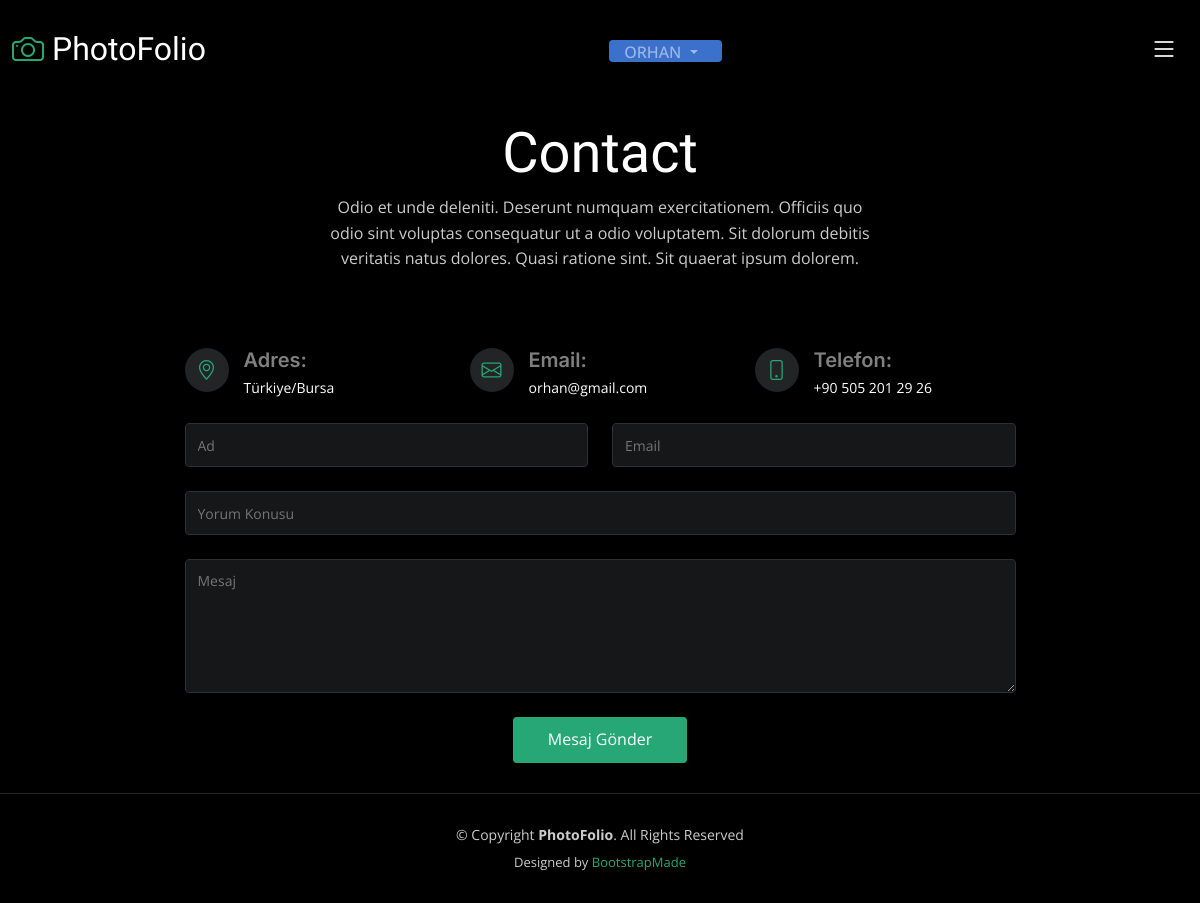
The page /contact/ (signed in) on the database its author committed.
### appUser/models.py (models this page shows, shortened)
class Profil(models.Model):
    user = models.ForeignKey(User, verbose_name=("Kullanıcı"), on_delete=models.CASCADE)
    birthday = models.DateField(("Doğum Yılı"), auto_now_add=False, null= True)
    age = models.IntegerField(("Yaş"), default=0)
    website = models.URLField(("Website"), max_length=200, default='-')
    degree = models.CharField(("Tahsil"), max_length=50, default='-')
    phone = models.CharField(("Telefon Numarası"), max_length=50, default='-')
    email = models.CharField(("Email"), max_length=50, default='-')
    city = models.CharField(("Yaşadığınız Yer"), max_length=50, default='-')
    job = models.CharField(("İş"), max_length=50, default='-')
    text = models.TextField(("Hakkımda"), max_length=1000, default='-')
    image = models.ImageField(("Profil Resmi"), upload_to='', default='img7.jfif')

### appMy/views.py (the view, shortened to what this page needs)
# urls.py: path('contact/', contact , name='contact'),
def contact(request):
    ctagorys = Category.objects.all()
    user = User.objects.get(username = request.user)
    profils = Profil.objects.get(user = user)
    contact = {
        'ctagorys':ctagorys,
        'profils':profils,
    }
    return render(request, 'contact.html', contact)

### appMy/templates/contact.html (shortened to what this page needs)
{% extends 'base.html' %}
{% load static %}
{% block body %}
  <main id="main" data-aos="fade" data-aos-delay="1500">
    <div class="page-header d-flex align-items-center">
      <div class="container position-relative">
        <div class="row d-flex justify-content-center">
          <div class="col-lg-6 text-center">
            <h2>Contact</h2>
            <p>Odio et unde deleniti. Deserunt numquam exercitationem. Officiis quo odio sint voluptas consequatur ut a odio voluptatem. Sit dolorum debitis veritatis natus dolores. Quasi ratione sint. Sit quaerat ipsum dolorem.</p>
          </div>
        </div>
      </div>
    </div>
    <section id="contact" class="contact">
      <div class="container">
        <div class="row gy-4 justify-content-center">
          <div class="col-lg-3">
            <div class="info-item d-flex">
              <i class="bi bi-geo-alt flex-shrink-0"></i>
              <div>
                <h4>Adres:</h4>
                <p>{{ profils.city }}</p>
              </div>
            </div>
          </div>
          <div class="col-lg-3">
            <div class="info-item d-flex">
              <i class="bi bi-envelope flex-shrink-0"></i>
              <div>
                <h4>Email:</h4>
                <p>{{ profils.email }}</p>
              </div>
            </div>
          </div>
          <div class="col-lg-3">
            <div class="info-item d-flex">
              <i class="bi bi-phone flex-shrink-0"></i>
              <div>
                <h4>Telefon:</h4>
                <p>+90 {{ profils.phone }}</p>
              </div>
            </div>
          </div>
        </div>
        <div class="row justify-content-center mt-4">
          <div class="col-lg-9">
            <form  method="POST" role="form" class="php-email-form">
              <div class="row">
                <div class="col-md-6 form-group">
                  <input type="text" name="name" class="form-control" id="name" placeholder="Ad" required>
                </div>
                <div class="col-md-6 form-group mt-3 mt-md-0">
                  <input type="email" class="form-control" name="email" id="email" placeholder="Email" required>
                </div>
              </div>
              <div class="form-group mt-3">
                <input type="text" class="form-control" name="subject" id="subject" placeholder="Yorum Konusu" required>
              </div>
              <div class="form-group mt-3">
                <textarea class="form-control" name="message" rows="5" placeholder="Mesaj" required></textarea>
              </div>
              <div class="text-center"><button type="submit">Mesaj Gönder</button></div>
            </form>
          </div>
        </div>
      </div>
    </section>
  </main>
  {% endblock body %}

### appMy/templates/part/_header.html (shortened to what this page needs)
  <header id="header" class="header d-flex align-items-center fixed-top">
    <div class="container-fluid d-flex align-items-center justify-content-between">
      <a href="{% url 'index' %}" class="logo d-flex align-items-center  me-auto me-lg-0">
        <i class="bi bi-camera"></i>
        <h1>PhotoFolio</h1>
      </a>
      <div class="header-social-links">
        {% if request.user.is_authenticated %}
        <div class="dropdown ">
          <a  class="btn btn-secondary bg-primary dropdown-toggle" href="#" role="button" data-bs-toggle="dropdown" aria-expanded="false">
            {{ request.user.username }}
          </a>
        </div>
        {% else %}
        <a href="{% url 'loginUser' %}" class="btn btn-primary text-white p-3">Giriş Yap</a>
        <a href="{% url 'registerUser' %}" class="btn btn-primary text-white p-3 ms-2">Kayıt Ol</a>
        {% endif %}
      </div>
      <i class="mobile-nav-toggle mobile-nav-show bi bi-list"></i>
    </div>
  </header>

### appMy/static/css/main.css (style rules this page uses)
:root { --font-default: "Open Sans", system-ui, -apple-system, "Segoe UI", Roboto, "Helvetica Neue", Arial, "Noto Sans", "Liberation Sans", sans-serif, "Apple Color Emoji", "Segoe UI Emoji", "Segoe UI Symbol", "Noto Color Emoji"; --font-primary: "Inter", sans-serif; --font-secondary: "Cardo", sans-serif; }
:root { --color-default: #fafafa; --color-primary: #27a776; --color-secondary: #161718; }
:root { scroll-behavior: smooth; }
body { font-family: var(--font-default); color: var(--color-default); background-color: #000; }
a { color: var(--color-primary); text-decoration: none; }
h1, h2, h3, h4, h5, h6 { font-family: var(--font-primary); }
.page-header { padding: 120px 0 60px 0; min-height: 30vh; position: relative; }
.page-header h2 { font-size: 56px; font-weight: 500; color: #fff; font-family: var(--font-secondary); }
.page-header p { color: rgba(255, 255, 255, 0.8); }
.header { transition: all 0.5s; z-index: 997; padding: 30px 0; background-color: #000; }
.header .logo { transition: 0.3s; }
.header .logo h1 { font-size: 32px; margin: 0; font-weight: 400; color: #fff; font-family: var(--font-secondary); }
.header .logo i { font-size: 32px; margin-right: 8px; line-height: 0; }
.header .header-social-links { padding-right: 15px; }
.header .header-social-links a { color: rgba(255, 255, 255, 0.5); padding-left: 15px; display: inline-block; line-height: 0px; transition: 0.3s; font-size: 16px; }
@media (max-width: 1279px) { .mobile-nav-show { color: #fff; font-size: 28px; cursor: pointer; line-height: 0; transition: 0.5s; z-index: 9999; margin: 0 10px 0 10px; } }
.contact .info-item i { font-size: 20px; color: var(--color-primary); float: left; width: 44px; height: 44px; background: #222425; display: flex; justify-content: center; align-items: center; border-radius: 50px; transition: all 0.3s ease-in-out; margin-right: 15px; }
.contact .info-item h4 { padding: 0; font-size: 20px; font-weight: 600; margin-bottom: 5px; color: rgba(255, 255, 255, 0.5); }
.contact .info-item p { padding: 0; margin-bottom: 0; font-size: 14px; color: #fff; }
.contact .php-email-form { width: 100%; }
.contact .php-email-form .form-group { padding-bottom: 8px; }
.contact .php-email-form input, .contact .php-email-form textarea { border-radius: 4px; box-shadow: none; font-size: 14px; background-color: var(--color-secondary); border: 1px solid #2e3133; color: #fff; }
.contact .php-email-form input { height: 44px; }
.contact .php-email-form textarea { padding: 10px 12px; }
.contact .php-email-form button[type=submit] { background: var(--color-primary); border: 0; padding: 10px 35px; color: #fff; transition: 0.4s; border-radius: 4px; }

### rows shown on the page
Profil: city "Türkiye/Bursa", email "orhan@gmail.com", phone "505 201 29 26"

### other values the page prints
{{ request.user.username }} "ORHAN"
